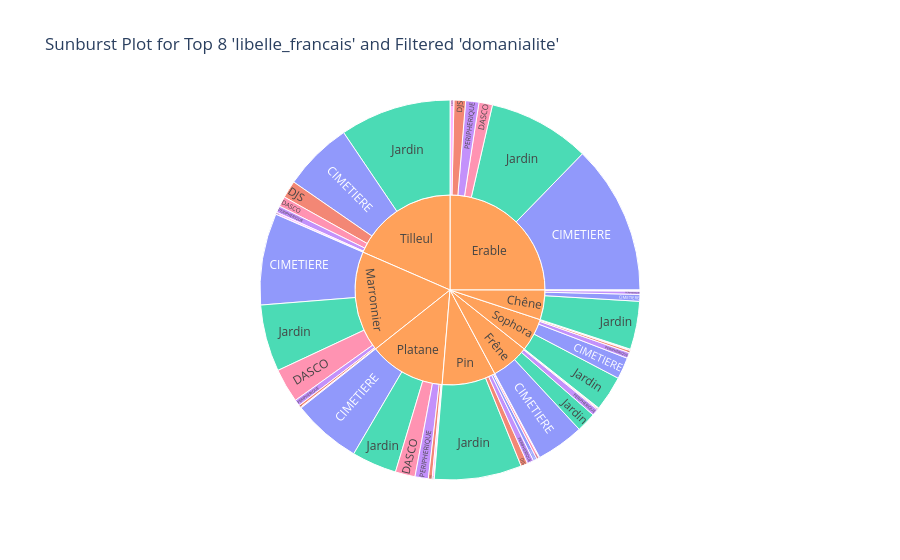

The cell this chart's notebook holds for it:
### Markdown cell above
*pip install squarify* - if you do not have it

### Code cell
# Step 1: Filter the DataFrame to exclude rows where 'domanialite' equals 'alignement'
df02 = df01[df01['domanialite'] != 'Alignement']

# Step 2: Extract top 10 values from 'libelle_francais'
top_8_values = df02['libelle_francais'].value_counts()[:8].index.tolist()

# Step 3: Filter df01 to include only rows where 'libelle_francais' is in the top 10 values
filtered_df02 = df02[df02['libelle_francais'].isin(top_8_values)]

# Step 4: Create the sunburst plot
fig = px.sunburst(
    filtered_df02,
    path=['libelle_francais', 'domanialite'],  # Hierarchical structure
    title="Sunburst Plot for Top 8 'libelle_francais' and Filtered 'domanialite'",
    color='domanialite',  # Differentiate by 'domanialite'
)

# Step 5: Show the plot
fig.show()

### Figure 1 — Plotly figure (JSON) as saved in the notebook; plotly's stock layout.template omitted (floating-point values rounded to 4 significant figures)
{"data": [{"branchvalues": "total", "customdata": [["CIMETIERE"], ["DJS"], ["DJS"], ["DJS"], ["DJS"], ["Jardin"], ["Jardin"], ["Jardin"], ["Jardin"], ["Jardin"], ["Jardin"], ["Jardin"], ["Jardin"], ["DJS"], ["PERIPHERIQUE"], ["PERIPHERIQUE"], ["PERIPHERIQUE"], ["PERIPHERIQUE"], ["PERIPHERIQUE"], ["PERIPHERIQUE"], ["PERIPHERIQUE"], ["(?)"], ["(?)"], ["(?)"], ["(?)"], ["(?)"], ["(?)"], ["PERIPHERIQUE"], ["DJS"], ["DJS"], ["DJS"], ["CIMETIERE"], ["CIMETIERE"], ["CIMETIERE"], ["CIMETIERE"], ["CIMETIERE"], ["CIMETIERE"], ["CIMETIERE"], ["DAC"], ["DAC"], ["DAC"], ["DASCO"], ["DASCO"], ["DASCO"], ["DASCO"], ["DASCO"], ["DASCO"], ["DASCO"], ["DASCO"], ["DASES"], ["DFPE"], ["DFPE"], ["DFPE"], ["DFPE"], ["DFPE"], ["DFPE"], ["DFPE"], ["DFPE"], ["(?)"], ["(?)"]], "domain": {"x": [0, 1], "y": [0, 1]}, "hovertemplate": "labels=%{label}<br>count=%{value}<br>parent=%{parent}<br>id=%{id}<br>domanialite=%{customdata[0]}<extra></extra>", "ids": ["Chêne/CIMETIERE", "Pin/DJS", "Platane/DJS", "Sophora/DJS", "Tilleul/DJS", "Chêne/Jardin", "Erable/Jardin", "Frêne/Jardin", "Marronnier/Jardin", "Pin/Jardin", "Platane/Jardin", "Sophora/Jardin", "Tilleul/Jardin", "Marronnier/DJS", "Chêne/PERIPHERIQUE", "Frêne/PERIPHERIQUE", "Marronnier/PERIPHERIQUE", "Pin/PERIPHERIQUE", "Platane/PERIPHERIQUE", "Sophora/PERIPHERIQUE", "Tilleul/PERIPHERIQUE", "Chêne", "Erable", "Frêne", "Marronnier", "Pin", "Platane", "Erable/PERIPHERIQUE", "Frêne/DJS", "Erable/DJS", "Chêne/DJS", "Erable/CIMETIERE", "Frêne/CIMETIERE", "Marronnier/CIMETIERE", "Pin/CIMETIERE", "Platane/CIMETIERE", "Sophora/CIMETIERE", "Tilleul/CIMETIERE", "Erable/DAC", "Platane/DAC", "Tilleul/DAC", "Chêne/DASCO", "Erable/DASCO", "Frêne/DASCO", "Marronnier/DASCO", "Pin/DASCO", "Platane/DASCO", "Sophora/DASCO", "Tilleul/DASCO", "Platane/DASES", "Chêne/DFPE", "Erable/DFPE", "Frêne/DFPE", "Marronnier/DFPE", "Pin/DFPE", "Platane/DFPE", "Sophora/DFPE", "Tilleul/DFPE", "Sophora", "Tilleul"], "labels": ["CIMETIERE", "DJS", "DJS", "DJS", "DJS", "Jardin", "Jardin", "Jardin", "Jardin", "Jardin", "Jardin", "Jardin", "Jardin", "DJS", "PERIPHERIQUE", "PERIPHERIQUE", "PERIPHERIQUE", "PERIPHERIQUE", "PERIPHERIQUE", "PERIPHERIQUE", "PERIPHERIQUE", "Chêne", "Erable", "Frêne", "Marronnier", "Pin", "Platane", "PERIPHERIQUE", "DJS", "DJS", "DJS", "CIMETIERE", "CIMETIERE", "CIMETIERE", "CIMETIERE", "CIMETIERE", "CIMETIERE", "CIMETIERE", "DAC", "DAC", "DAC", "DASCO", "DASCO", "DASCO", "DASCO", "DASCO", "DASCO", "DASCO", "DASCO", "DASES", "DFPE", "DFPE", "DFPE", "DFPE", "DFPE", "DFPE", "DFPE", "DFPE", "Sophora", "Tilleul"], "marker": {"colors": ["#636efa", "#EF553B", "#EF553B", "#EF553B", "#EF553B", "#00cc96", "#00cc96", "#00cc96", "#00cc96", "#00cc96", "#00cc96", "#00cc96", "#00cc96", "#EF553B", "#ab63fa", "#ab63fa", "#ab63fa", "#ab63fa", "#ab63fa", "#ab63fa", "#ab63fa", "#FFA15A", "#FFA15A", "#FFA15A", "#FFA15A", "#FFA15A", "#FFA15A", "#ab63fa", "#EF553B", "#EF553B", "#EF553B", "#636efa", "#636efa", "#636efa", "#636efa", "#636efa", "#636efa", "#636efa", "#19d3f3", "#19d3f3", "#19d3f3", "#FF6692", "#FF6692", "#FF6692", "#FF6692", "#FF6692", "#FF6692", "#FF6692", "#FF6692", "#B6E880", "#FF97FF", "#FF97FF", "#FF97FF", "#FF97FF", "#FF97FF", "#FF97FF", "#FF97FF", "#FF97FF", "#FFA15A", "#FFA15A"]}, "name": "", "parents": ["Chêne", "Pin", "Platane", "Sophora", "Tilleul", "Chêne", "Erable", "Frêne", "Marronnier", "Pin", "Platane", "Sophora", "Tilleul", "Marronnier", "Chêne", "Frêne", "Marronnier", "Pin", "Platane", "Sophora", "Tilleul", "", "", "", "", "", "", "Erable", "Frêne", "Erable", "Chêne", "Erable", "Frêne", "Marronnier", "Pin", "Platane", "Sophora", "Tilleul", "Erable", "Platane", "Tilleul", "Chêne", "Erable", "Frêne", "Marronnier", "Pin", "Platane", "Sophora", "Tilleul", "Platane", "Chêne", "Erable", "Frêne", "Marronnier", "Pin", "Platane", "Sophora", "Tilleul", "", ""], "type": "sunburst", "values": [301, 298, 166, 98, 769, 2122, 4497, 868, 2949, 3852, 1981, 1549, 4904, 98, 145, 299, 275, 286, 586, 256, 292, 2615, 12947, 3364, 8905, 4741, 6741, 583, 35, 511, 17, 6593, 2110, 4035, 167, 3044, 953, 3066, 1, 3, 5, 19, 596, 46, 1506, 103, 872, 42, 451, 4, 11, 166, 6, 42, 35, 85, 18, 88, 2916, 9575]}], "layout": {"legend": {"tracegroupgap": 0}, "title": {"text": "Sunburst Plot for Top 8 'libelle_francais' and Filtered 'domanialite'"}}}
